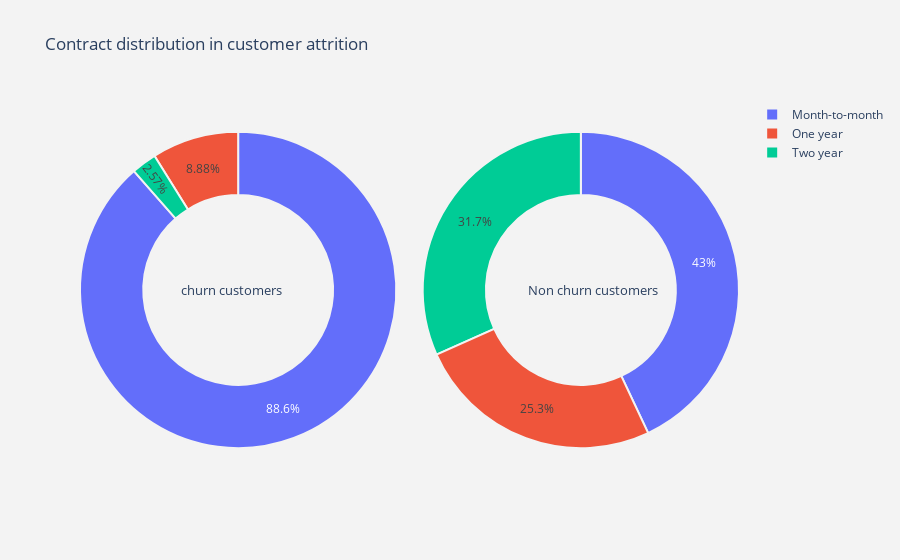

The cell this chart's notebook holds for it:
### Markdown cell above
### Senior Citizens have more than double the churn rate than younger population.

### Code cell
plot_pie('Contract')

### Figure 1 — Plotly figure (JSON) as saved in the notebook; plotly's stock layout.template omitted (floating-point values rounded to 4 significant figures)
{"data": [{"domain": {"x": [0, 0.48]}, "hole": 0.6, "hoverinfo": "label+percent+name", "labels": ["Month-to-month", "One year", "Two year"], "marker": {"line": {"color": "rgb(243,243,243)", "width": 2}}, "name": "Churn Customers", "type": "pie", "values": [1655, 166, 48]}, {"domain": {"x": [0.52, 1]}, "hole": 0.6, "hoverinfo": "label+percent+name", "labels": ["Month-to-month", "Two year", "One year"], "marker": {"line": {"color": "rgb(243,243,243)", "width": 2}}, "name": "Non churn customers", "type": "pie", "values": [2220, 1637, 1306]}], "layout": {"annotations": [{"font": {"size": 13}, "showarrow": false, "text": "churn customers", "x": 0.15, "y": 0.5}, {"font": {"size": 13}, "showarrow": false, "text": "Non churn customers", "x": 0.88, "y": 0.5}], "paper_bgcolor": "rgb(243,243,243)", "plot_bgcolor": "rgb(243,243,243)", "title": {"text": "Contract distribution in customer attrition "}}}
